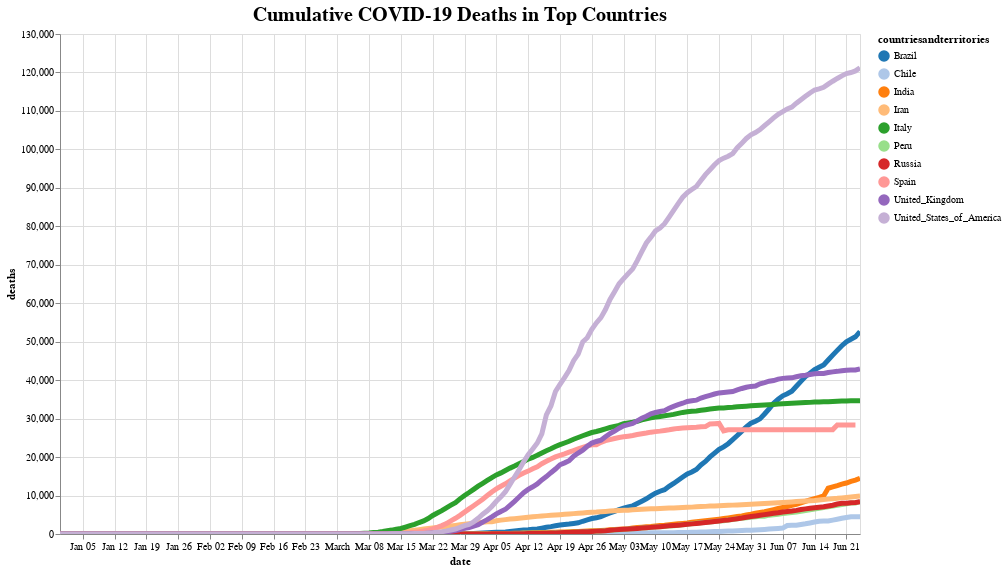

Source (notebook cell):
### Code cell
highlight = alt.selection(type='single', on='mouseover',
                         fields=['countriesandterritories'], nearest=True)

base = alt.Chart(geo_cumulative).encode(
    x='date:T',
    y='deaths:Q',
    color = alt.Color('countriesandterritories:N',
        scale=alt.Scale(scheme='category20')
))

points = base.mark_circle().encode(
    opacity=alt.value(0)
).add_selection(
    highlight
).properties(
    width=600
).properties(
    width = 800,
    height = 500,
    title = "Cumulative COVID-19 Deaths in Top Countries"
).interactive()

lines = base.mark_line().encode(
    size=alt.condition(~highlight, alt.value(3), alt.value(5))
)

(points + lines).configure_title(
    fontSize=20,
    font='Courier',
    color='black'
).display(renderer = 'svg')

### Figure 1 — Vega-Lite specification as saved in the notebook (floating-point values rounded to 4 significant figures; data arrays with more than 128 entries replaced by an {"elided": "..."} marker saying what was removed)
{"config": {"view": {"continuousWidth": 400, "continuousHeight": 300}, "title": {"color": "black", "font": "Courier", "fontSize": 20}}, "layer": [{"mark": "circle", "encoding": {"color": {"type": "nominal", "field": "countriesandterritories", "scale": {"scheme": "category20"}}, "opacity": {"value": 0}, "x": {"type": "temporal", "field": "date"}, "y": {"type": "quantitative", "field": "deaths"}}, "height": 500, "selection": {"selector007": {"type": "single", "on": "mouseover", "fields": ["countriesandterritories"], "nearest": true}, "selector008": {"type": "interval", "bind": "scales", "encodings": ["x", "y"]}}, "title": "Cumulative COVID-19 Deaths in Top Countries", "width": 800}, {"mark": "line", "encoding": {"color": {"type": "nominal", "field": "countriesandterritories", "scale": {"scheme": "category20"}}, "size": {"condition": {"value": 3, "selection": {"not": "selector007"}}, "value": 5}, "x": {"type": "temporal", "field": "date"}, "y": {"type": "quantitative", "field": "deaths"}}}], "data": {"name": "data-95294ff20ee2d139ec85508d485ffd82"}, "$schema": "https://vega.github.io/schema/vega-lite/v4.0.2.json", "datasets": {"data-95294ff20ee2d139ec85508d485ffd82": {"elided": "1635 records"}}}
